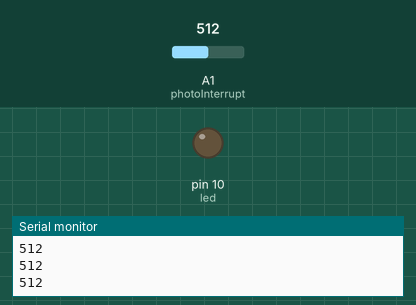
A sketch run on a simulated Arduino Uno, built with avr-gcc and run on an emulated ATmega328P. Shown: output pins drawn as LEDs (lit = HIGH), the last lines printed to the serial monitor. The inputs (shaded band) are chosen by the test bench; at power-on: A1 (photoInterrupt) = 512.

Above: at 1.2 s.
1.3 s: A1 (photoInterrupt) set to 481
At 2.7 s:
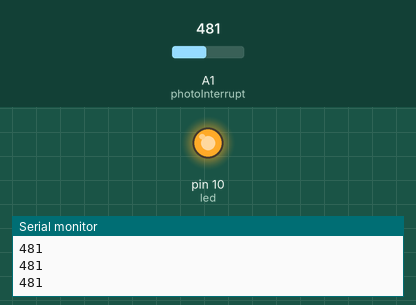
3.0 s: A1 (photoInterrupt) set to 510
At 3.9 s:
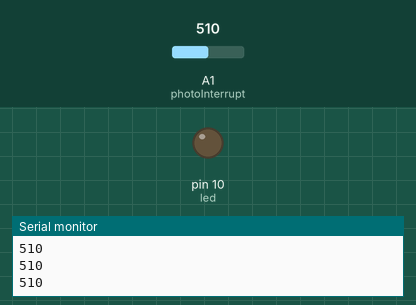
4.5 s: A1 (photoInterrupt) set to 490
At 5.1 s:
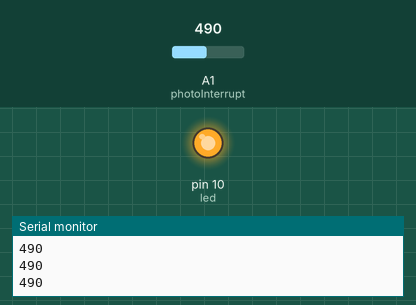
Timing chart, 0 to 7.5 s (numbered marks = the images above; inputs shaded):
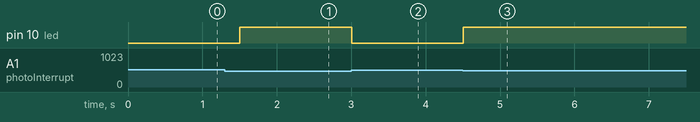

The sketch:

photo_interruptor.ino
```cpp
/*
   Code to read an optical interruptor
   Built in LED on pin 13 will turn on when something is placed between the optical interrupt sensor
*/

int photoInterrupt = A1;
int photoInterruptVal;
int led = 10;

void setup() {
  Serial.begin(9600);
  pinMode (led, OUTPUT);
}

void loop() {
  photoInterruptVal = (analogRead(photoInterrupt));
  Serial.println(photoInterruptVal);

  if (photoInterruptVal < 500)
  {
    digitalWrite(led, HIGH);
  }
  else
  {
    digitalWrite(led, LOW);
  }
  delay(250);

}
```

Measured:
- the behaviour switches between 500 and 499 on A1 (photoInterrupt) (found by bisection; images 0 and 1)
- after the input at 1.3 s, pin 10 (led): LOW → HIGH after 0.20 s
- after the input at 3.0 s, pin 10 (led): HIGH → LOW at once
- after the input at 4.5 s, pin 10 (led): LOW → HIGH at once
